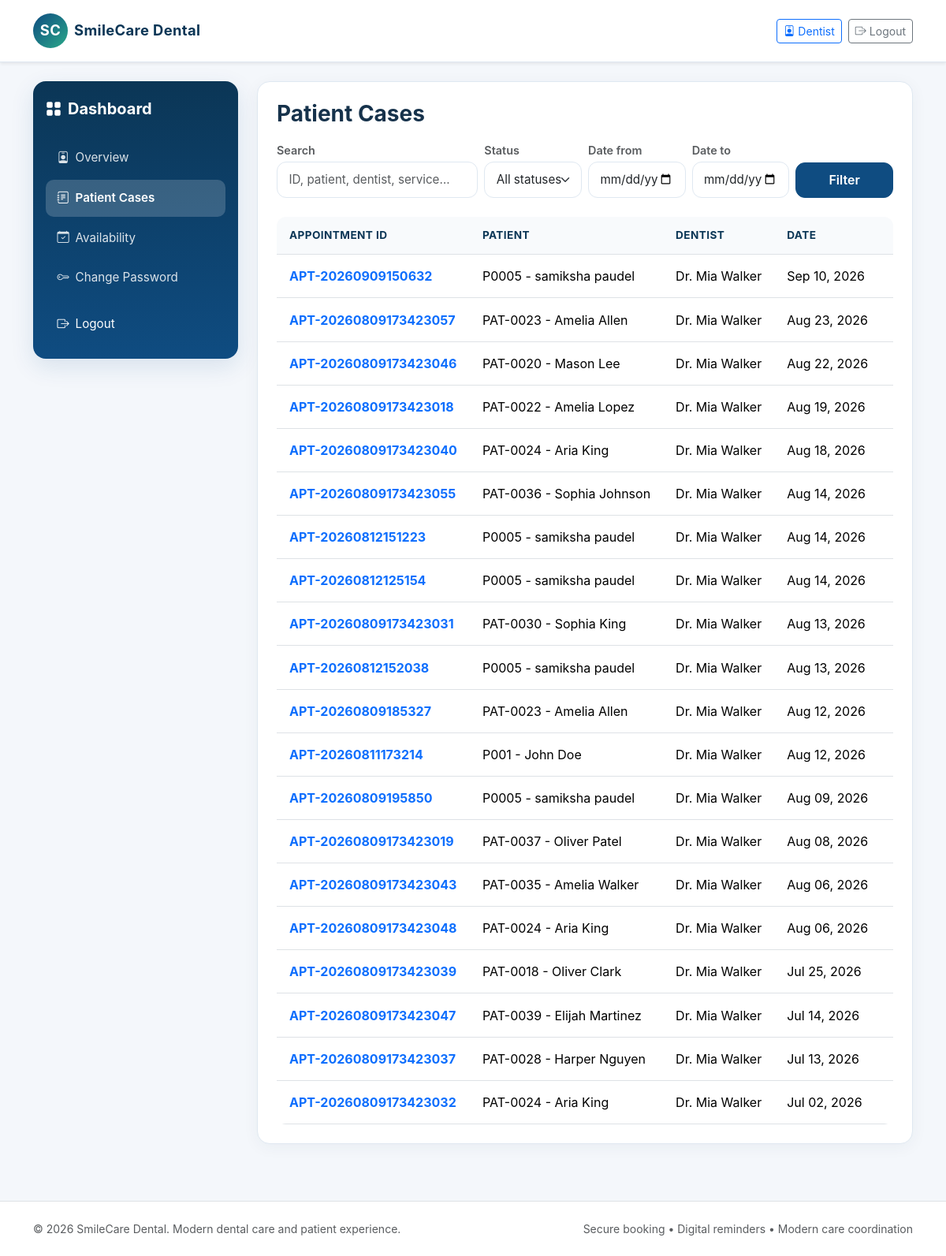
The app's page /appointments/history/ (signed in) with its own data.
### appointments/models.py (models this page shows, shortened)
class Appointment(models.Model):
    STATUS_CHOICES = (
        ('Pending', 'Pending'),
        ('Confirmed', 'Confirmed'),
        ('Checked-In', 'Checked-In'),
        ('Completed', 'Completed'),
        ('Cancelled', 'Cancelled'),
        ('Rescheduled', 'Rescheduled'),
        ('No-Show', 'No-Show'),
    )
    appointment_id = models.CharField(max_length=20, unique=True)
    patient = models.ForeignKey(Patient, related_name='appointments', on_delete=models.CASCADE)
    dentist = models.ForeignKey(Dentist, related_name='appointments', on_delete=models.CASCADE)
    service = models.ForeignKey(DentalService, related_name='appointments', on_delete=models.CASCADE)
    appointment_date = models.DateField()
    start_time = models.TimeField()
    end_time = models.TimeField()
    reason = models.CharField(max_length=200)
    notes = models.TextField(blank=True)
    status = models.CharField(max_length=20, choices=STATUS_CHOICES, default='Pending')
    cancellation_reason = models.TextField(blank=True)
    cancelled_at = models.DateTimeField(null=True, blank=True)
    created_at = models.DateTimeField(auto_now_add=True)
    updated_at = models.DateTimeField(auto_now=True)
    class Meta:
        constraints = [
            models.CheckConstraint(condition=Q(end_time__gt=F('start_time')), name='check_appointment_times'),
        ]

### patients/models.py (models this page shows)
class Patient(models.Model):
    GENDER_CHOICES = (
        ('M', 'Male'),
        ('F', 'Female'),
        ('O', 'Other'),
    )
    patient_id = models.CharField(max_length=20, unique=True)
    user = models.OneToOneField(settings.AUTH_USER_MODEL, on_delete=models.CASCADE)
    date_of_birth = models.DateField(null=True, blank=True)
    gender = models.CharField(max_length=1, choices=GENDER_CHOICES, blank=True)
    phone = models.CharField(max_length=20, blank=True)
    address = models.TextField(blank=True)
    emergency_contact = models.CharField(max_length=100, blank=True)
    emergency_contact_phone = models.CharField(max_length=20, blank=True)
    medical_notes = models.TextField(blank=True)
    allergies = models.TextField(blank=True)
    created_at = models.DateTimeField(auto_now_add=True)
    updated_at = models.DateTimeField(auto_now=True)
    class Meta:
        ordering = ['-created_at']
    def __str__(self):
        return f"{self.patient_id} - {self.user.get_full_name() or self.user.username}"

### accounts/models.py (models this page shows, shortened)
class User(AbstractUser):
    ROLE_CHOICES = (
        ('patient', 'Patient'),
        ('staff', 'Staff'),
        ('dentist', 'Dentist'),
        ('admin', 'Admin'),
    )
    ACCOUNT_STATUS_CHOICES = (
        ('pending', 'Pending'),
        ('approved', 'Approved'),
        ('rejected', 'Rejected'),
    )
    role = models.CharField(max_length=20, choices=ROLE_CHOICES, default='patient')
    phone = models.CharField(max_length=20, blank=True)
    account_status = models.CharField(max_length=20, choices=ACCOUNT_STATUS_CHOICES, default='approved')
    def is_patient(self):
        return self.role == 'patient'
    def is_staff_role(self):
        return self.role in {'staff', 'admin'}
    def is_dentist(self):
        return self.role == 'dentist'
    def is_admin(self):
        return self.role == 'admin'
    def is_dentist_approved(self):
        return self.is_dentist() and self.is_active and self.account_status == 'approved'

### dentists/models.py (models this page shows)
class Dentist(models.Model):
    dentist_id = models.CharField(max_length=20, unique=True)
    user = models.OneToOneField(settings.AUTH_USER_MODEL, on_delete=models.CASCADE)
    specialization = models.CharField(max_length=100)
    license_number = models.CharField(max_length=50, unique=True)
    phone = models.CharField(max_length=20, blank=True)
    biography = models.TextField(blank=True)
    years_of_experience = models.PositiveIntegerField(default=0)
    profile_photo = models.CharField(max_length=200, blank=True)
    active = models.BooleanField(default=True)
    created_at = models.DateTimeField(auto_now_add=True)
    def __str__(self):
        return f"Dr. {self.user.get_full_name() or self.user.username}"

### appointments/views.py (the view, shortened to what this page needs)
# urls.py: path('history/', appointment_history, name='appointment_history'),
@login_required
def appointment_history(request):
    q = request.GET.get('q', '').strip()
    status_filter = request.GET.get('status', '').strip()
    date_from = request.GET.get('date_from', '').strip()
    date_to = request.GET.get('date_to', '').strip()
    if request.user.is_admin() or request.user.is_staff_role():
        appointments = Appointment.objects.all()
    elif request.user.is_dentist_approved():
        appointments = Appointment.objects.filter(dentist__user=request.user)
    else:
        appointments = Appointment.objects.filter(patient__user=request.user)
    if status_filter:
        appointments = appointments.filter(status=status_filter)
    if date_from:
        try:
            from datetime import date as _date
            appointments = appointments.filter(appointment_date__gte=datetime.strptime(date_from, '%Y-%m-%d').date())
        except ValueError:
            pass
    if date_to:
        try:
            from datetime import date as _date
            appointments = appointments.filter(appointment_date__lte=datetime.strptime(date_to, '%Y-%m-%d').date())
        except ValueError:
            pass
    appointments = appointments.order_by('-appointment_date', '-start_time')
    status_choices = ['Pending', 'Confirmed', 'Checked-In', 'Completed', 'Cancelled', 'Rescheduled', 'No-Show']
    return render(request, 'dashboard/appointment_history.html', {
        'appointments': appointments,
        'q': q,
        'status_filter': status_filter,
        'date_from': date_from,
        'date_to': date_to,
        'status_choices': status_choices,
    })

### appointments/templatetags/status_tags.py (called while the page is built)
@register.filter
def status_badge_class(status):
    return STATUS_CLASS_MAP.get(status, 'pill-secondary')

### templates/dashboard/appointment_history.html (shortened to what this page needs)
{% extends 'base.html' %}
{% load status_tags %}
{% block content %}
<div class="dashboard-shell">
    {% include 'dashboard/_sidebar.html' %}
    <div class="main-panel">
        <div class="card-soft p-3 p-md-4">
            <h3 class="fw-bold mb-3">{% if request.user.is_dentist_approved %}Patient Cases{% else %}Appointment History{% endif %}</h3>
            <form method="get" class="mb-4">
                <div class="row g-2 align-items-end">
                    <div class="col-12 col-md-4">
                        <label class="form-label small text-muted mb-1">Search</label>
                        <input type="search" name="q" class="form-control" placeholder="ID, patient, dentist, service…" value="{{ q }}">
                    </div>
                    <div class="col-6 col-md-2">
                        <label class="form-label small text-muted mb-1">Status</label>
                        <select name="status" class="form-select">
                            <option value="">All statuses</option>
                        </select>
                    </div>
                    <div class="col-6 col-md-2">
                        <label class="form-label small text-muted mb-1">Date from</label>
                        <input type="date" name="date_from" class="form-control" value="{{ date_from }}">
                    </div>
                    <div class="col-6 col-md-2">
                        <label class="form-label small text-muted mb-1">Date to</label>
                        <input type="date" name="date_to" class="form-control" value="{{ date_to }}">
                    </div>
                    <div class="col-6 col-md-2 d-flex gap-2">
                        <button class="btn btn-primary min-height-44 w-100" type="submit">Filter</button>
                    </div>
                </div>
            </form>
            <div class="table-responsive">
                <table class="table align-middle text-nowrap">
                    <thead>
                        <tr>
                            <th>Appointment ID</th>
                            <th>Patient</th>
                            <th>Dentist</th>
                            <th>Date</th>
                            <th>Time</th>
                        </tr>
                    </thead>
                    <tbody>
                        {% for appointment in appointments %}
                        <tr>
                            <td><a href="{% url 'appointment_detail' appointment.pk %}" class="fw-bold text-primary">{{ appointment.appointment_id }}</a></td>
                            <td>{{ appointment.patient }}</td>
                            <td>{{ appointment.dentist }}</td>
                            <td>{{ appointment.appointment_date|date:"M d, Y" }}</td>
                            <td>{{ appointment.start_time|time:"H:i" }}</td>
                        </tr>
                        {% empty %}
                        <tr><td colspan="7"><div class="empty-state py-4 text-center">No appointments found.</div></td></tr>
                        {% endfor %}
                    </tbody>
                </table>
            </div>
        </div>
    </div>
</div>
{% endblock %}

### static/css/style.css (style rules this page uses)
:root { --primary: #0f4c81; --primary-dark: #0b3656; --accent: #2aa889; --warning: #f4a259; --danger: #d94b4b; --text: #16324b; --muted: #69819b; --bg: #f4f7fb; --card: #ffffff; --border: #dfe8f1; }
body { font-family: Inter, -apple-system, BlinkMacSystemFont, "Segoe UI", Roboto, sans-serif; color: var(--text); background: var(--bg); overflow-x: hidden; }
a { text-decoration: none; color: var(--primary); transition: color 0.2s ease; }
h3, .h3 { font-size: clamp(1.25rem, 2.5vw, 1.75rem); }
.dashboard-shell { display: flex; align-items: stretch; min-height: calc(100vh - 100px); gap: 1.5rem; }
.main-panel { flex: 1; min-width: 0; }
.card-soft { border: 1px solid var(--border); border-radius: 1rem; box-shadow: 0 4px 20px rgba(19,52,79,0.05); background: var(--card); transition: transform 0.2s ease, box-shadow 0.2s ease; }
.form-control, .form-select { border-color: var(--border); border-radius: 0.75rem; padding: 0.65rem 0.9rem; font-size: 0.95rem; min-height: 44px; }
.form-label { font-weight: 600; margin-bottom: 0.4rem; font-size: 0.9rem; color: var(--primary-dark); }
.table-responsive { border-radius: 0.75rem; overflow-x: auto; -webkit-overflow-scrolling: touch; }
.table { margin-bottom: 0; }
.table thead th { color: var(--primary-dark); font-weight: 700; background-color: #f8fafc; border-bottom-width: 1px; font-size: 0.85rem; text-transform: uppercase; letter-spacing: 0.03em; padding: 0.85rem 1rem; }
.table td { padding: 0.85rem 1rem; vertical-align: middle; }
.btn-primary { background: var(--primary); border-color: var(--primary); border-radius: 0.75rem; padding: 0.6rem 1.25rem; font-weight: 600; min-height: 44px; display: inline-flex; align-items: center; justify-content: center; }

### records on screen
Appointment: appointment_id "APT-20260909150632", patient "P0005 - samiksha paudel", dentist "Dr. Mia Walker", appointment_date "Sep 10, 2026"
Appointment: appointment_id "APT-20260809173423057", patient "PAT-0023 - Amelia Allen", dentist "Dr. Mia Walker", appointment_date "Aug 23, 2026"
Appointment: appointment_id "APT-20260809173423046", patient "PAT-0020 - Mason Lee", dentist "Dr. Mia Walker", appointment_date "Aug 22, 2026"
Appointment: appointment_id "APT-20260809173423018", patient "PAT-0022 - Amelia Lopez", dentist "Dr. Mia Walker", appointment_date "Aug 19, 2026"
Appointment: appointment_id "APT-20260809173423040", patient "PAT-0024 - Aria King", dentist "Dr. Mia Walker", appointment_date "Aug 18, 2026"
Appointment: appointment_id "APT-20260809173423055", patient "PAT-0036 - Sophia Johnson", dentist "Dr. Mia Walker", appointment_date "Aug 14, 2026"
Appointment: appointment_id "APT-20260812151223", patient "P0005 - samiksha paudel", dentist "Dr. Mia Walker", appointment_date "Aug 14, 2026"
Appointment: appointment_id "APT-20260812125154", patient "P0005 - samiksha paudel", dentist "Dr. Mia Walker", appointment_date "Aug 14, 2026"
Appointment: appointment_id "APT-20260809173423031", patient "PAT-0030 - Sophia King", dentist "Dr. Mia Walker", appointment_date "Aug 13, 2026"
Appointment: appointment_id "APT-20260812152038", patient "P0005 - samiksha paudel", dentist "Dr. Mia Walker", appointment_date "Aug 13, 2026"
Appointment: appointment_id "APT-20260809185327", patient "PAT-0023 - Amelia Allen", dentist "Dr. Mia Walker", appointment_date "Aug 12, 2026"
Appointment: appointment_id "APT-20260811173214", patient "P001 - John Doe", dentist "Dr. Mia Walker", appointment_date "Aug 12, 2026"
Appointment: appointment_id "APT-20260809195850", patient "P0005 - samiksha paudel", dentist "Dr. Mia Walker", appointment_date "Aug 09, 2026"
Appointment: appointment_id "APT-20260809173423019", patient "PAT-0037 - Oliver Patel", dentist "Dr. Mia Walker", appointment_date "Aug 08, 2026"
Appointment: appointment_id "APT-20260809173423043", patient "PAT-0035 - Amelia Walker", dentist "Dr. Mia Walker", appointment_date "Aug 06, 2026"
Appointment: appointment_id "APT-20260809173423048", patient "PAT-0024 - Aria King", dentist "Dr. Mia Walker", appointment_date "Aug 06, 2026"
Appointment: appointment_id "APT-20260809173423039", patient "PAT-0018 - Oliver Clark", dentist "Dr. Mia Walker", appointment_date "Jul 25, 2026"
Appointment: appointment_id "APT-20260809173423047", patient "PAT-0039 - Elijah Martinez", dentist "Dr. Mia Walker", appointment_date "Jul 14, 2026"
Appointment: appointment_id "APT-20260809173423037", patient "PAT-0028 - Harper Nguyen", dentist "Dr. Mia Walker", appointment_date "Jul 13, 2026"
Appointment: appointment_id "APT-20260809173423032", patient "PAT-0024 - Aria King", dentist "Dr. Mia Walker", appointment_date "Jul 02, 2026"
